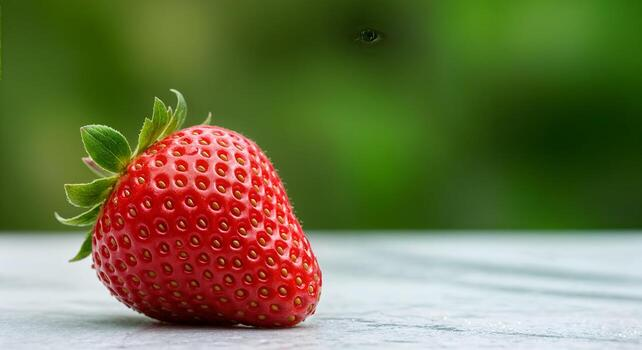
#> input picture Assignment 1/image3.jpg, 642 x 350 px
$ python Assignment1.py
#> lines starting #> are read from the running program, lines starting #| are printed output that depends on the picture

import cv2
import numpy as np
import matplotlib.pyplot as plt

# Task 1: Welcome Message
print("====================================")
print("   Document Scanner Simulation")
print("   Image Processing Assignment")
print("====================================")
print("This program demonstrates image acquisition, sampling, quantization, and quality analysis.\n")

# Task 2: Image Acquisition
# Load image (Replace 'document.jpg' with your file)
image = cv2.imread('image3.jpg')
#> image is the input picture: shape (350, 642, 3); mean B, G, R 73.5, 116.1, 112.3

if image is None:
    print("Error: Image not found. Please check the file path.")
    exit()

# Resize to 512x512
image_resized = cv2.resize(image, (512, 512))
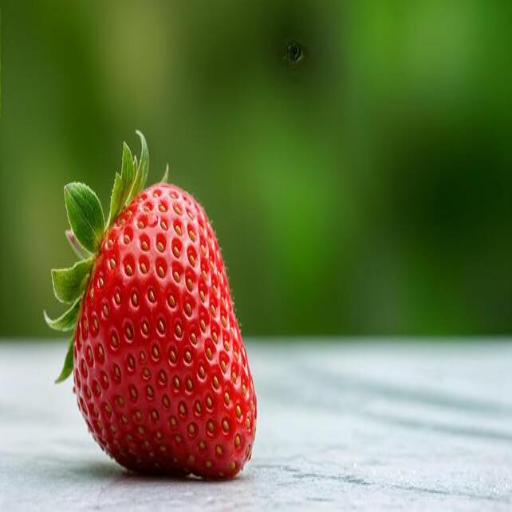
#> image_resized: shape (512, 512, 3); mean B, G, R 73.4, 116, 112.2

# Convert to grayscale
gray = cv2.cvtColor(image_resized, cv2.COLOR_BGR2GRAY)
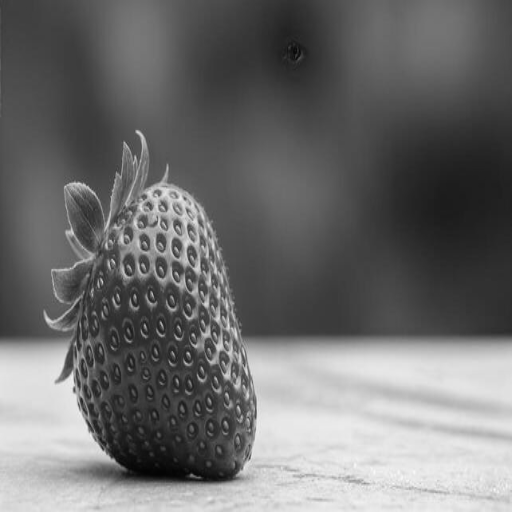
#> gray: shape (512, 512); min 4, max 249, mean 110

# Task 3: Image Sampling (Resolution Analysis)
high_res = gray.copy()
medium_res = cv2.resize(gray, (256, 256))
low_res = cv2.resize(gray, (128, 128))
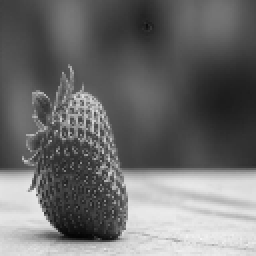
#> low_res: shape (128, 128) (shown 2 times larger); min 4, max 245, mean 110.2

# Upscale back for comparison
medium_up = cv2.resize(medium_res, (512, 512))
low_up = cv2.resize(low_res, (512, 512))
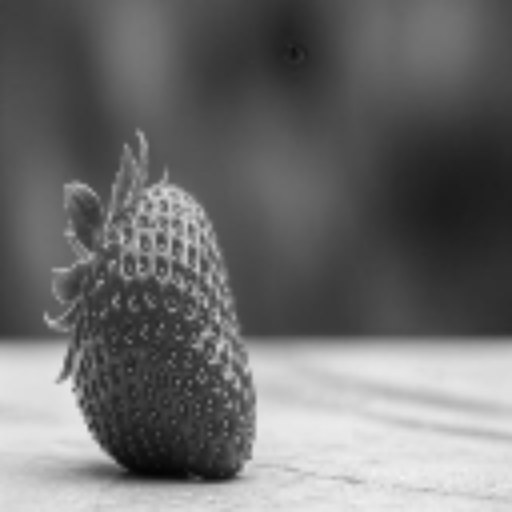
#> low_up: shape (512, 512); min 4, max 242, mean 110.1

# Task 4: Image Quantization
def quantize(image, levels):
#> called with levels = 16
    factor = 256 // levels
    quantized = (image // factor) * factor
    return quantized

quant_256 = gray  # original
quant_16 = quantize(gray, 16)
quant_4 = quantize(gray, 4)
#> call 2 of quantize, with levels = 4
#> in quantize (call 2), `quantized = (image // factor) * factor`:
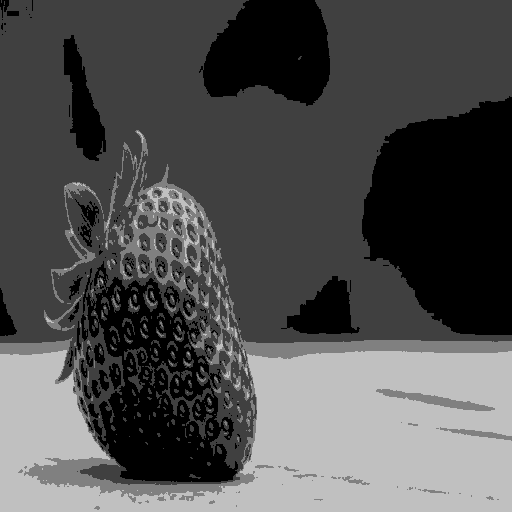
#> quantized: shape (512, 512); min 0, max 192, mean 80.6

# Task 5: Visualization
plt.figure(figsize=(12, 10))

# Original and grayscale
plt.subplot(4, 3, 1)
plt.title("Original Image")
plt.imshow(cv2.cvtColor(image_resized, cv2.COLOR_BGR2RGB))
plt.axis('off')

plt.subplot(4, 3, 2)
plt.title("Grayscale Image")
plt.imshow(gray, cmap='gray')
plt.axis('off')

# Sampling results
plt.subplot(4, 3, 4)
plt.title("High Resolution (512x512)")
plt.imshow(high_res, cmap='gray')
plt.axis('off')

plt.subplot(4, 3, 5)
plt.title("Medium Resolution (256→512)")
plt.imshow(medium_up, cmap='gray')
plt.axis('off')

plt.subplot(4, 3, 6)
plt.title("Low Resolution (128→512)")
plt.imshow(low_up, cmap='gray')
plt.axis('off')

# Quantization results
plt.subplot(4, 3, 7)
plt.title("256 Levels (8-bit)")
plt.imshow(quant_256, cmap='gray')
plt.axis('off')

plt.subplot(4, 3, 8)
plt.title("16 Levels (4-bit)")
plt.imshow(quant_16, cmap='gray')
plt.axis('off')

plt.subplot(4, 3, 9)
plt.title("4 Levels (2-bit)")
plt.imshow(quant_4, cmap='gray')
plt.axis('off')

plt.tight_layout()
plt.show()
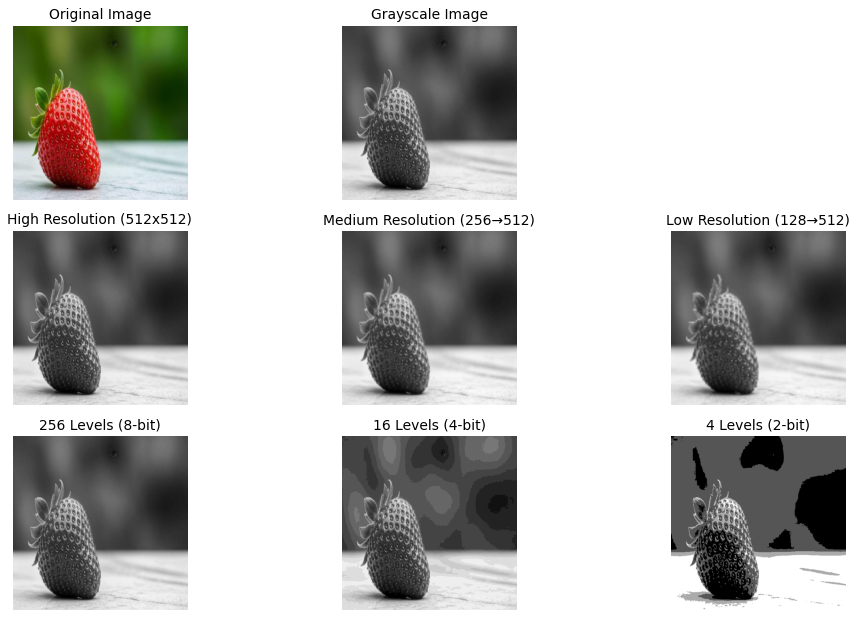
#> figure drawn by matplotlib, 8 panels

# Task 5: Observations
print("\n===== Observations =====")
print("1. As resolution decreases, fine text details become blurred.")
print("2. Low resolution images show poor edge sharpness.")
print("3. Quantization reduces gray levels, causing banding artifacts.")
print("4. Lower gray levels reduce readability of text.")
print("5. High resolution and higher gray levels are more suitable for OCR systems.")
